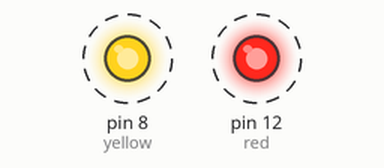
The program below on a simulated Arduino Uno, built with avr-gcc and run on an emulated ATmega328P. Parts: output pins drawn as LEDs (lit = HIGH). Dashed ring = blinking. What the program prints to the serial monitor is not drawn.

Above: at 0.1 s.
Timing chart, 0 to 3.0 s (numbered marks = the images above):
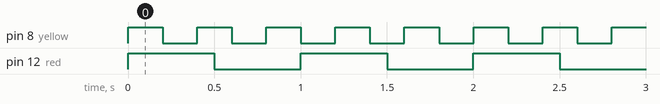

The program:

main.cpp
```cpp
#include <Arduino.h>
#include <Arduino_FreeRTOS.h>

#define red 12
#define yellow 8

// Khai bao nhiem vu
void TaskBlinkRed(void *pvParameters);
void TaskBlinkYellow(void *pvParameters);
void TaskPrint(void *pvParameters);

void setup()
{
  Serial.begin(9600);
  while (!Serial)
  {
    ;
  }

  // Thiet lap cac tac vu chay doc lap
  xTaskCreate(
      TaskBlinkRed,
      "TaskBlinkRed",
      128,
      NULL,
      2,
      NULL);
  xTaskCreate(
      TaskBlinkYellow,
      "TaskBlinkYellow",
      128,
      NULL,
      2,
      NULL);
  xTaskCreate(
      TaskPrint,
      "TaskPrint",
      128,
      NULL,
      1,
      NULL);
}

void loop()
{
}

// Thiet lap cho cac tac vu
void TaskBlinkRed(void *pvParameters)
{
  (void)pvParameters;
  pinMode(red, OUTPUT);
  for (;;)
  {
    digitalWrite(red, HIGH);
    delay(500);
    digitalWrite(red, LOW);
    delay(500);
  }
}

void TaskBlinkYellow(void *pvParameters)
{
  (void)pvParameters;
  pinMode(yellow, OUTPUT);
  for (;;)
  {
    digitalWrite(yellow, HIGH);
    delay(200);
    digitalWrite(yellow, LOW);
    delay(200);
  }
}

void TaskPrint(void *pvParameters){
  (void)pvParameters;
  Serial.begin(9600);
  for(;;)
  {
    Serial.println("Xin chao. I am Duy");
    delay(1000);
  }
}
```

Measured:
- by itself, pin 8 (yellow): alternates HIGH for 0.20 s and LOW for 0.20 s
- by itself, pin 12 (red): alternates HIGH for 0.50 s and LOW for 0.50 s
- by itself, everything shown: repeats every 2.0 s, in 12 steps
